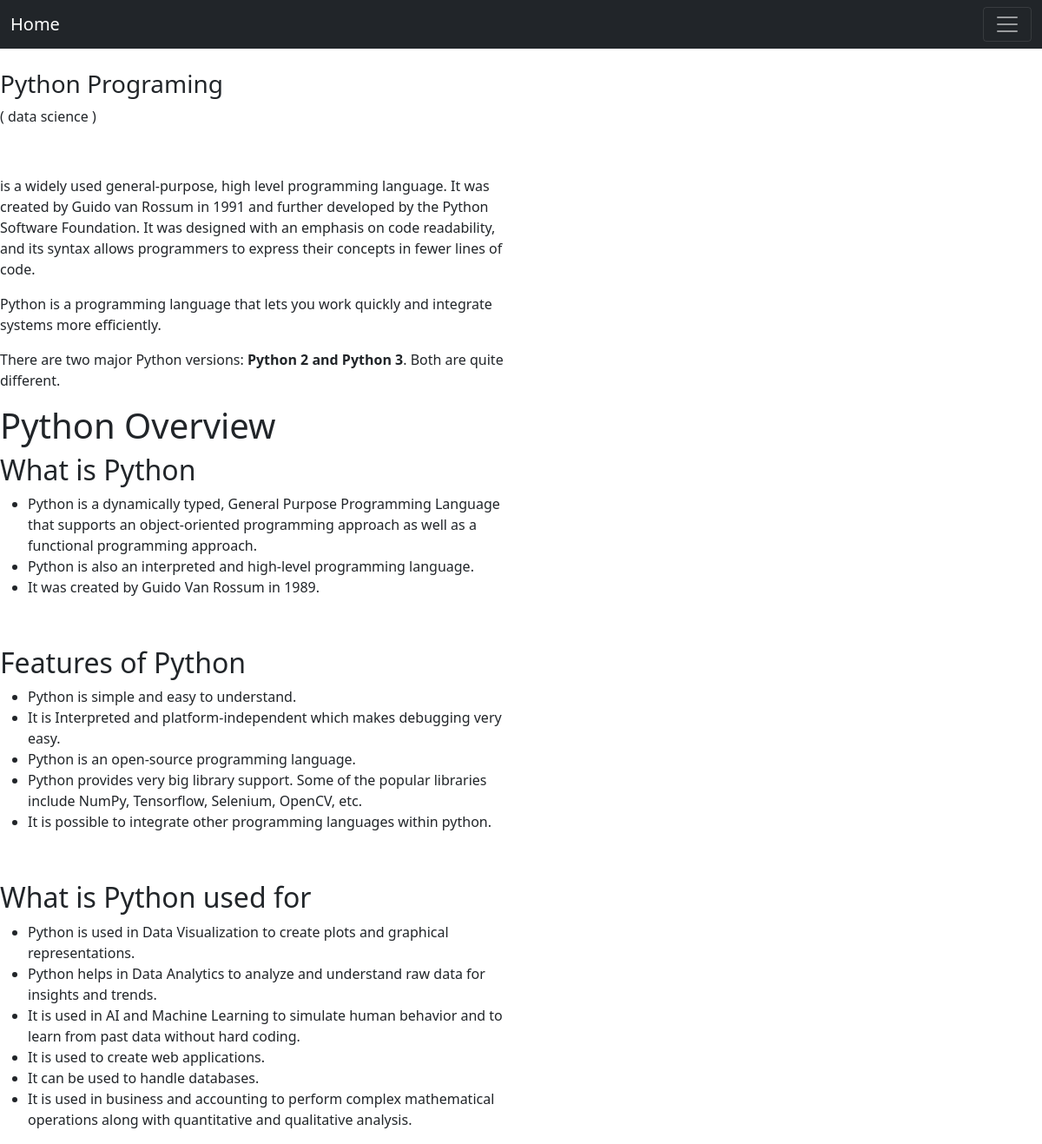
/blogging/coding, run on the app's committed database.
### myapp/models.py (models this page shows, shortened)
class Post(models.Model):
    post_id = models.AutoField(primary_key=True)
    title = models.CharField(max_length=200)
    content =HTMLField()
    url = models.CharField(max_length=100)
    cat = models.ForeignKey(Category, on_delete=models.CASCADE)
    image = models.ImageField(upload_to='post/')

class Category(models.Model):
    cat_id = models.AutoField(primary_key=True)
    title = models.CharField(max_length=100)
    description = models.TextField()
    url = models.CharField(max_length=100)
    image = models.ImageField(upload_to='category/')
    add_date = models.DateTimeField(auto_now_add=True, null=True)

### myprojectweb/views.py (the view)
# urls.py: path('blogging/<slug:url>', views.post),
def post(request, url):
    post = Post.objects.get(url=url)
    return render(request, 'posts.html', {'post': post, })

### templates/posts.html (shortened to what this page needs)
{% include 'header.html'  %} {% load static %}
{%block content%}
    <div class="row">
        <div class="col s12 m10">
            <h3>{{post.title}}</h3>
            <p>( {{post.cat.title}} )</p>
            <br>
            <p>
                {{post.content|safe}}
            </p>
        </div>
        <div class="col s12 m2">
        </div>
    </div>
{%endblock%}

### data on the page
Post: title "Python Programing", cat "data science", content "is a widely used general-purpose, high level programming language. It was created by Guido van Rossum in 1991 and further developed by the Python Software Foundation. It was designed with an emphasis on code readability, and its syntax allows programmers to express their concepts in fewer lines of code. Python is a programming language that lets you work quickly and integrate systems more efficiently. There are two major Python versions: Python 2 and Python 3 . Both are quite different. Python Overview What is Python Python is a dynamically typed, General Purpose Programming Language that supports an object-oriented programming approach as well as a functional programming approach. Python…"
